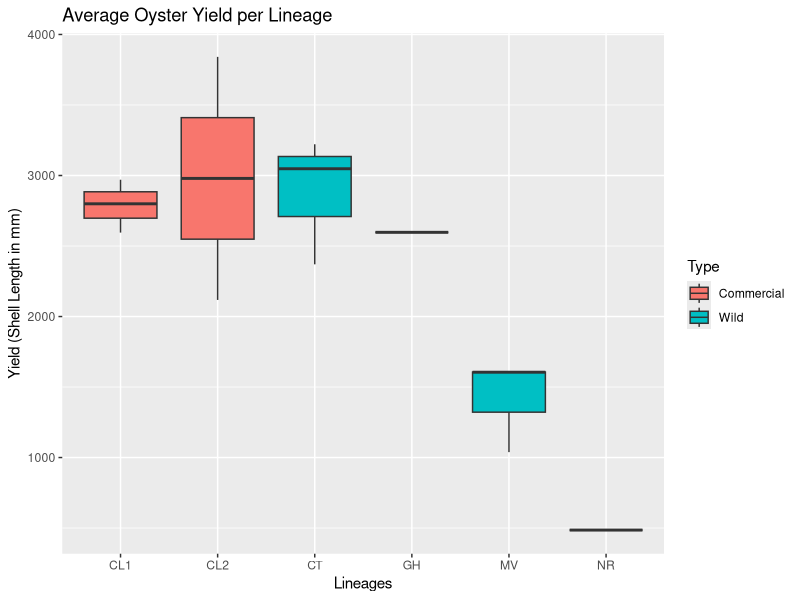
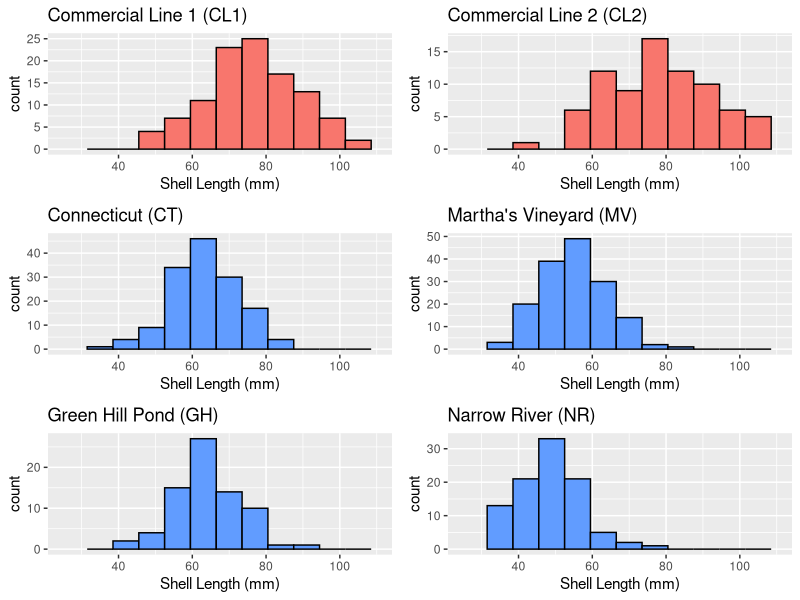

Write the R code that produced these figures, in order.
## ---- chunk 1
library(tidyverse)
library(cowplot)
## ---- chunk 2
master_raw <- read.csv(file = 'Master_Spreadsheet_2023.csv', header = TRUE)
## ---- chunk 3
#Creating a list of lineages to be used later when plotting
Lineages <- c("CL1", "CL2", "CT", "GH", "MV", "NR")
yield <- master_raw %>% 
#Renaming commercial lines to keep them anonymous
  mutate(Lineage = recode(Lineage, FI="CL1", NEH="CL2")) %>%
#Fixing a mistake in the sheet where lineage was accidentally entered as "Mv" instead of "MV"
  mutate(Lineage = recode(Lineage, Mv="MV")) %>%
#Keeping only oysters recored at the end of the study that survived.
  filter(Date == "19-Oct-22", Status == "alive") %>%
#Removing oysters with missing tags
  filter(Pit.Tag.End.Num != "no tag") %>%
  filter(!is.na(Length)) %>%
#Keeping only relevant information
  select(Date, Lineage, Oyster.Number, Length, Bag.Number) %>%
  group_by(Lineage, Bag.Number) %>%
#Getting the sum of each bag
  summarize(Total_yield = sum(as.numeric(Length))) %>%
#Defining oysters as either wild or commercial
  mutate(Type = ifelse(Lineage == "CL1" | Lineage == "CL2", "Commercial", "Wild")) %>%
#Removing Bag 1 from GH, because many oysters had spilled out of it
  mutate(Rm = ifelse(Lineage == "GH" & Bag.Number == "1", 1, 0)) %>%
  filter(Rm != 1) %>%
  select(Lineage, Total_yield, Bag.Number, Type)
## ---- chunk 4
ggplot(yield, aes(x=factor(Lineage, Lineages), y=Total_yield, fill = Type))+
  geom_boxplot()+
  labs(x = "Lineages", y="Yield (Shell Length in mm)")+
  stat_summary(geom="errorbar", fun = mean)+
  ggtitle("Average Oyster Yield per Lineage")
## ---- chunk 5
#Removing any oysters without tags
survival <- master_raw %>%
  filter(Pit.Tag.End.Num != "no tag",
         Pit.Tag.End.Num != "NA", 
         !is.na(Pit.Tag.End.Num), 
         !is.na(Lineage)) %>%
#Renaming lineages
  mutate(Lineage = recode(Lineage, 
                          "Mv"="MV",
                          "FI" = "CL1",
                          "NEH" = "CL2")) %>%
#Assigning ages to oysters at collection time
  mutate(Months = recode(Date, 
         "19-Jul-21"=4,
         "28-Jul-21"=4,
         "26-Aug-21"=5,
         "25-Oct-21"=7,
         "24-May-22"=14,
         "19-Oct-22"=19
         )) %>% 
#Updating status for oysters
  mutate(Status = recode(Status,
                         "Alive"=1,
                         "alive"=1,
                         "alive, no pic"=1,
                         "dead"=10,
                         "missing"=1,
                         "Dead"=10,
                         "Missing"=1,
                         "Missing " = 1)) %>%
#Keeping only relevant columns
  select(Lineage, Pit.Tag.End.Num, Status, Months) %>%
  group_by(Lineage, Pit.Tag.End.Num) %>%
#Keeping maximum age of oysters and status
  summarize(Age = max(Months), Survived = sum(Status)) %>%
#Changing status of of oysters to either 0 or 1 based on if it survived
  mutate(Survived = ifelse(Survived >= 10, 0, 1)) %>%
#Keeping relevant columns
  select(Lineage, Pit.Tag.End.Num, Survived, Age) %>%
#Removing NR
  filter(Lineage != "NR")
#Saving data to csv file
#write.csv(survival, "survival.csv")
## ---- chunk 6
size <- master_raw %>%
  #Changing date to character
  mutate(Date = as.character(Date)) %>%
  #Renaming lineages
  mutate(Lineage = recode(Lineage, Mv = "MV", FI="CL1", NEH="CL2")) %>%
  #Keeping only oysters that survived to the end of the experiment and were measured
  filter(Date == "19-Oct-22") %>%
  filter(!is.na(Length)) %>%
  filter(Length != "missing") %>%
  filter(Length != "dead") %>%
  filter(Length != "alive, no pic") %>%
  mutate(Length = as.numeric(as.character(Length))) %>%
  select(Lineage, Pit.Tag.End.Num, Length)
#Creating a histogram for all 6 lineages
CL1 <- ggplot(subset(size, Lineage == "CL1"), aes(x=Length)) + 
  geom_histogram(binwidth = 7, color = "black", fill = "#F8766D") +
  ggtitle("Commercial Line 1 (CL1)") +
  xlim(c(25, 110)) +
  labs(x="Shell Length (mm)")
CL2 <- ggplot(subset(size, Lineage == "CL2"), aes(x=Length)) + 
  geom_histogram(binwidth = 7, color = "black", fill = "#F8766D") +
  ggtitle("Commercial Line 2 (CL2)") +
  xlim(c(25, 110)) +
  labs(x="Shell Length (mm)")
CT <- ggplot(subset(size, Lineage == "CT"), aes(x=Length)) + 
  geom_histogram(binwidth = 7, color = "black", fill = "#619CFF") +
  ggtitle("Connecticut (CT)") +
  xlim(c(25, 110)) +
  labs(x="Shell Length (mm)")
MV <- ggplot(subset(size, Lineage == "MV"), aes(x=Length)) + 
  geom_histogram(binwidth = 7, color = "black", fill = "#619CFF") +
  ggtitle("Martha's Vineyard (MV)") +
  xlim(c(25, 110)) +
  labs(x="Shell Length (mm)")
GH <- ggplot(subset(size, Lineage == "GH"), aes(x=Length)) + 
  geom_histogram(binwidth = 7, color = "black", fill = "#619CFF") +
  ggtitle("Green Hill Pond (GH)") +
  xlim(c(25, 110)) +
  labs(x="Shell Length (mm)")
NR <- ggplot(subset(size, Lineage == "NR"), aes(x=Length)) + 
  geom_histogram(binwidth = 7, color = "black", fill = "#619CFF") +
  ggtitle("Narrow River (NR)") +
  xlim(c(25, 110)) +
  labs(x="Shell Length (mm)")
#Plotting all histograms on a single plot
plot_grid(CL1, CL2, CT, MV, GH, NR, nrow = 3, ncol = 2)
#Testing for normality
shapiro.test(size$Length)
#Doing a Kruskal-Wallis Test in place of an Anova
size_kruskal_wallis  <- kruskal.test(size$Length ~ size$Lineage)
print(size_kruskal_wallis)
